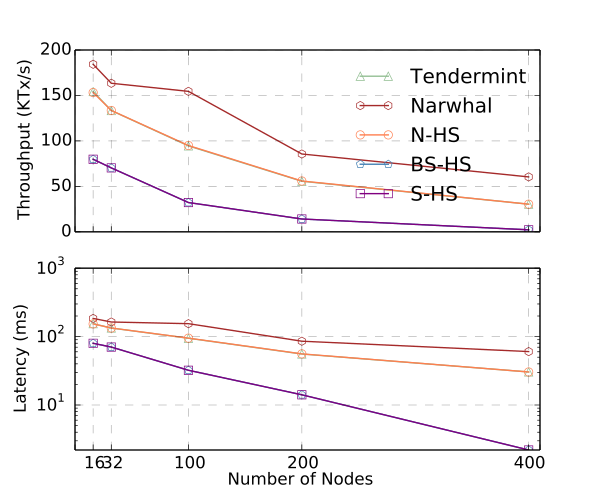

The script that saved this image:
import matplotlib.pyplot as plt

# Measurements from throughput.data

# Measurements from latency.data



def do_plot():
    f, ax = plt.subplots(2,1, figsize=(6,5))
    replicaNo = [16, 32, 100, 200, 400]
    xticks = [0,16, 32, 100, 200, 400, 410]
    xticks_label = ["","16", "32", "100", "200", "400", ""]
    thru = [
    ('Tendermint',[
        154.3,
        133.4,
        94.5,
        55.6,
        30.4,
    ], '^', 'darkseagreen'),
    ('Narwhal',[
        184.3,
        163.4,
        154.5,
        85.6,
        60.4,
    ], 'h', 'brown'),
    ('N-HS',[
        153.2,
        133.5,
        94.95,
        55.9,
        30.4,
    ], 'o', 'coral'),
    ('BS-HS',[
        79.8,
        70.3,
        32.2,
        14.1,
        2.2,
    ], 'p', 'steelblue'),
    ('S-HS',[
        79.8,
        70.3,
        32.2,
        14.1,
        2.2,
    ], 's', 'purple')
    ]
    for name, entries, style, color in thru:
        # thru = []
        # for item in entries:
        #     thru.append((item[0]+item[1])/2.0)
        ax[0].plot(replicaNo, entries, marker=style, mec=color, color=color, mfc='none', label='%s'%name, markersize=6)
#         ax[0].errorbar(replicaNo, thru, yerr=errs, marker='s', mfc='red', mec='green', ms=20, mew=4)
        ax[0].set_ylabel("Throughput (KTx/s)")
#         ax[0].set_yscale('log')
        ax[0].legend(loc='best', fancybox=True,frameon=False,framealpha=0.8)
        ax[0].set_xticks(xticks)
        ax[0].set_ylim([0,200])
        ax[0].set_xticklabels(xticks_label)
        ax[0].set_xticklabels(("", "", "", "", "", ""))
    lat = [
    ('Tendermint',[
        154.3,
        133.4,
        94.5,
        55.6,
        30.4,
    ], '^', 'darkseagreen'),
    ('Narwhal',[
        184.3,
        163.4,
        154.5,
        85.6,
        60.4,
    ], 'h', 'brown'),
    ('N-HS',[
        153.2,
        133.5,
        94.95,
        55.9,
        30.4,
    ], 'o', 'coral'),
    ('BS-HS',[
        79.8,
        70.3,
        32.2,
        14.1,
        2.2,
    ], 'p', 'steelblue'),
    ('S-HS',[
        79.8,
        70.3,
        32.2,
        14.1,
        2.2,
    ], 's', 'purple')
    ]
    for name, entries, style, color in lat:
        ax[1].plot(replicaNo, entries, marker=style, color=color, mec=color, mfc='none', label='%s' % name, markersize=6)
        ax[1].set_ylabel("Latency (ms)")
        ax[1].set_xticks(replicaNo)
        ax[1].set_xticks(xticks)
        ax[1].set_ylim([0,1000])
        ax[1].set_xticklabels(xticks_label)
        ax[1].set_yscale('log')
    ax[0].grid(linestyle='--', alpha=0.3)
    ax[1].grid(linestyle='--', alpha=0.3)
    f.text(0.5, 0.04, 'Number of Nodes', ha='center', va='center')
#     plt.subplots_adjust(hspace=0.1)
    plt.savefig('scalability.pdf', format='pdf')
    plt.show()

if __name__ == '__main__':
    do_plot()
